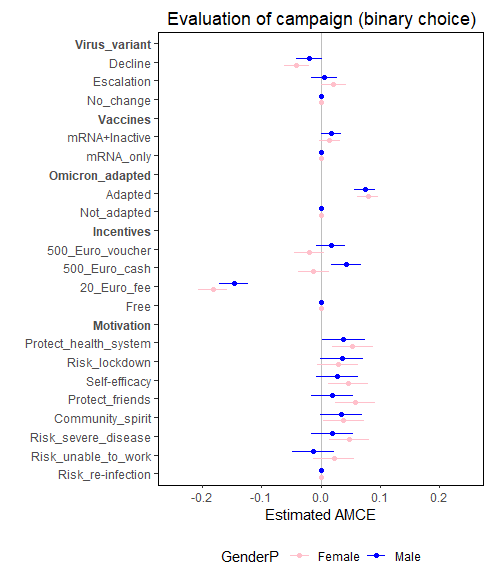

R code for this plot:
# Source：Stamm T A, Partheymüller J, Mosor E, et al. 2023. Determinants of COVID-19 vaccine fatigue. Nature Medicine [J], 29: 1164-1171.
# Date: 2023-06-02

library(ggplot2)
Forest <- read.csv("D:/forestplot-style01-data-github.csv")#Data importing
Forest$names <- factor(Forest$names, levels = (rev(unique(Forest$names))))#The y-axis of the ggplot2 function is arranged from bottom to top, so the variables have to be reversed first in order to achieve variables in table order from top to bottom
Bold_names <- c(Forest$kind == "Attribute")[seq(from = 1, to = length(Forest$kind == "Attribute"), by = 2)]
ggplot(Forest, aes(x=Est., y=names, color=Sub.group))+
  geom_vline(xintercept = 0, color = "gray", size = 0.5)+ #Set the vertical line at x=0
  geom_point(size=1.5, position = position_dodge(width=0.7))+ #Set point sizes and stagger points in different subgroups
  geom_errorbar(aes(xmin=lower, xmax=upper), width = 0, size=0.5, position = position_dodge(width=0.7))+ #Cancellation of the plumb line on both sides of the error line as well as setting the size of the error line, staggered
  theme(axis.text.y = element_text(face = ifelse(rev(Bold_names), "bold", "plain")), #bold the target variables
        panel.background = element_blank(), #Set the axis background blank
        panel.border = element_rect(color = "black", fill = NA, size = 0.5), #Set frame lines of axis
        plot.title = element_text(hjust = 0.6, vjust = 0), #Move the title
        legend.position = "bottom", #Place the legend at the bottom
        legend.key = element_rect(fill = "white"))+ #Legend icon background set to white/blank
  coord_cartesian(xlim = c(-0.25, 0.25))+ #Adjustment of the displayed x-axis range
  labs(x="Estimated AMCE", y="", title = "Evaluation of campaign (binary choice)", color = "GenderP")+ #Naming
  scale_color_manual(values = c("pink", "blue")) #Set the color of the subgroup

# Warning messages:
# 1: Vectorized input to `element_text()` is not officially supported.
# Results may be unexpected or may change in future versions of ggplot2. 
# 2: Removed 10 rows containing missing values (geom_point). 
